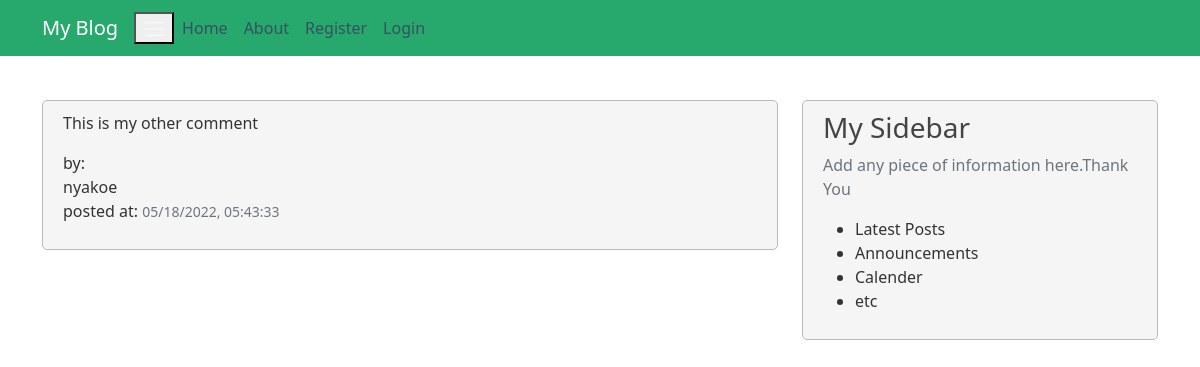
Screenshot of /post/3 with the database file from the repository.
### app.py (models this page shows, shortened)
class Post(db.Model):
    id = db.Column(db.Integer, primary_key=True)
    title = db.Column(db.String(100), nullable=False)
    date_posted = db.Column(db.DateTime, nullable=False, default= datetime.utcnow)
    content = db.Column(db.Text, nullable=False)
    user_id = db.Column(db.Integer, db.ForeignKey('user.id'), nullable=True)

class User (db.Model, UserMixin):
    id = db.Column(db.Integer, primary_key=True)
    username = db.Column(db.String(20), unique=True, nullable=False)
    email = db.Column(db.String(120), unique=True, nullable=False)
    image_file = db.Column(db.String(120),nullable=False, default='default.jpg')
    password = db.Column(db.String(60), nullable=False)
    posts = db.relationship('Post', backref='author', lazy=True)

### app.py (the view)
@app.route('/post/<int:post_id>')
def post(post_id):
    post = Post.query.get_or_404(post_id)
    return render_template('update.html', content=post.content, post=post)

### templates/update.html
{% extends "base.html"%}
{% block content %}
        <article class="media content-section">
            <div class="media-body">
                <p href="{{url_for('post', post_id=post.id)}}" class="article-content">{{ post.content }}</p>
                <div class="articel-metadata">
                    by: <p  class="mr-2">{{post.author.username }}</a> <br>
                    posted at:    <small class="text-muted"> {{ post.date_posted.strftime("%m/%d/%Y, %H:%M:%S") }}</small>
                </div>
            </div>
        </article>
{% endblock content%}

### static/style.css (style rules this page uses)
body { background: white; color: #333333; margin-top: 5rem; }
.content-section { background:whitesmoke; padding: 10px 20px; border: 1px solid #bdb9b9; border-radius: 5px; margin-top: 20px; }

### rows the page displays
Post: content "This is my other comment", date_posted "05/18/2022, 05:43:33"
User: author.username "nyakoe"
